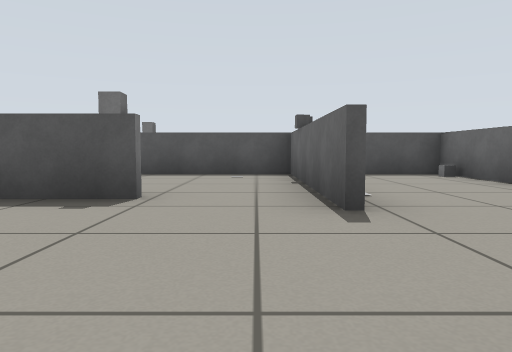
view 1 (above)

15 first-person views from a walk through a Gazebo world. The camera is 0.46 m above the floor, tilts 4° down and sees 70° across. The floor is counted in squares, 1 m on a side. Each view is taken from the middle of a square. On the plan, view 1 faces up. The plan holds only what a view shows up to about 9 squares ahead; the rest is blank. The robots in the file are not drawn.

view 2
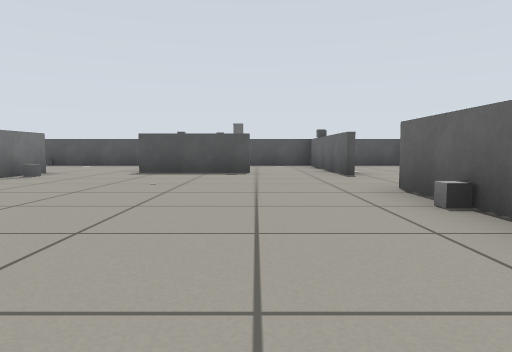

view 3
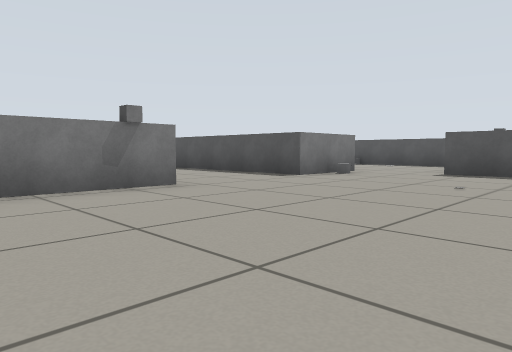

view 4
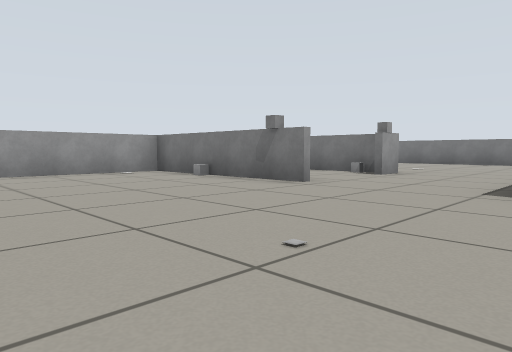

view 5
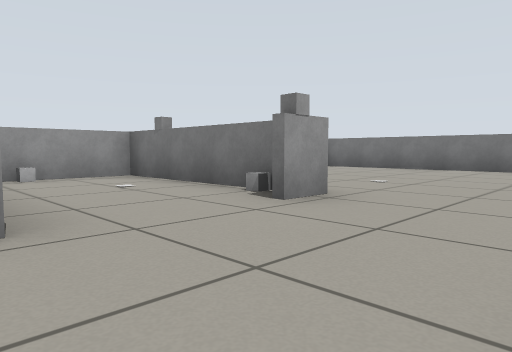

view 6
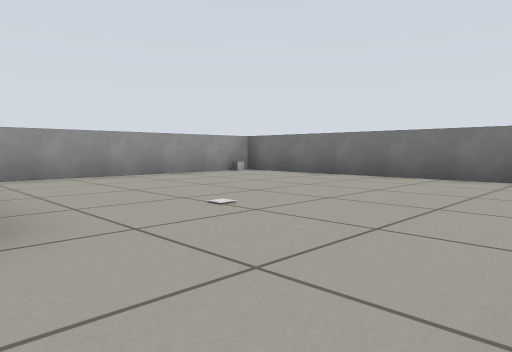

view 7
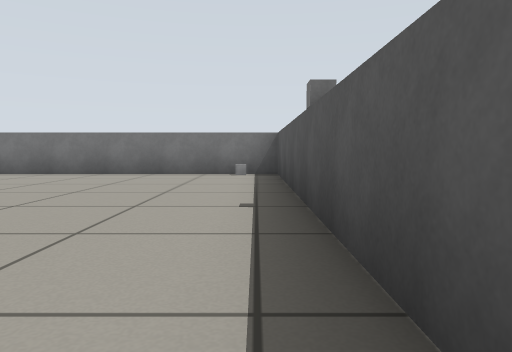

view 8
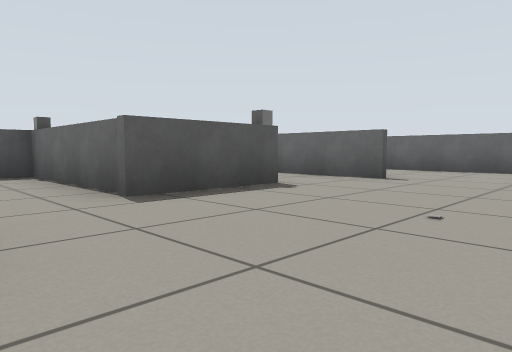

view 9
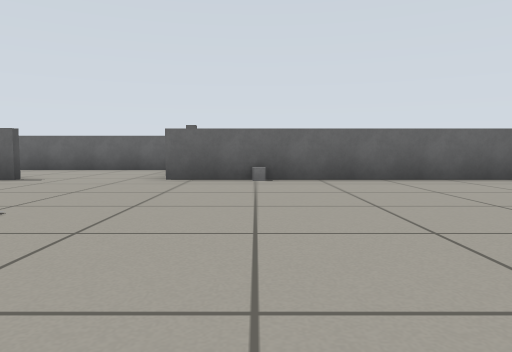

view 10
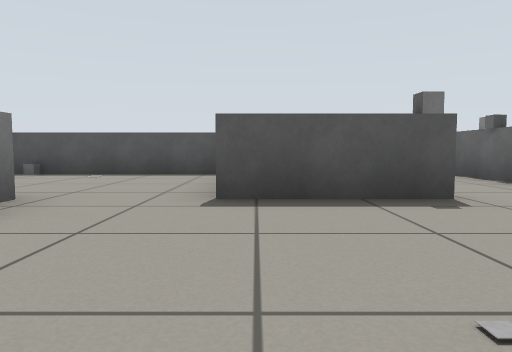

view 11
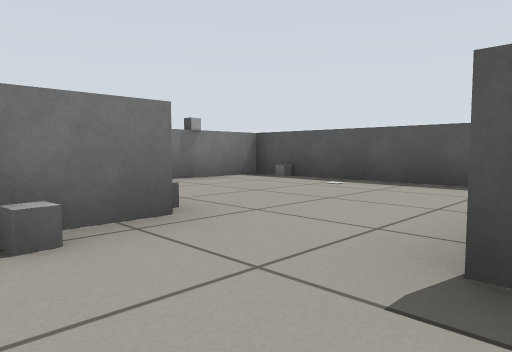

view 12
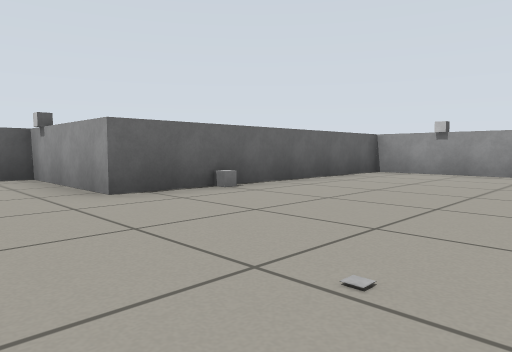

view 13
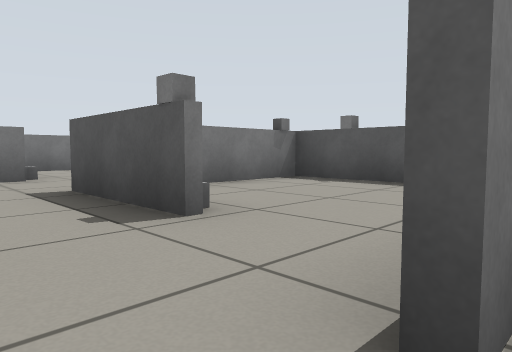

view 14
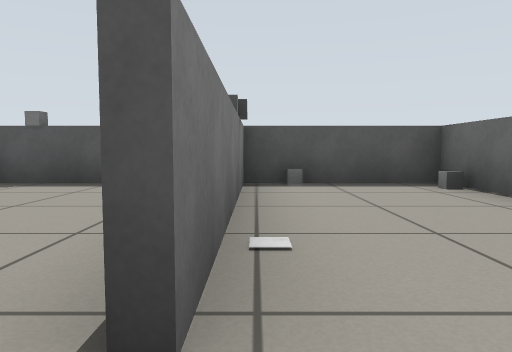

view 15
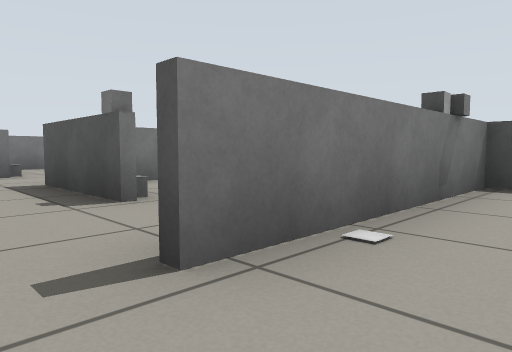

### Floor plan
Points are (right, up) in squares from view 1. A wall is a line through its corners. A room is listed if a view was taken in it or the views show most of it. See-through windows are left out.
Room 1 (views 1, 2, 3, 4, 5, 6, 7, 8, 9, 10, 11, 12, 13, 14)
walls: (-5.3, -1.2) (-5.3, -5.5); (-5.4, 1.4) (-13.5, 1.4); (-8.1, -2.4) (-8.1, -3.6); (-5.4, -5.4) (0.7, -5.4) (0.7, 0.4); (-5.3, 3.5) (-5.3, 2.6); (-1.4, 3.4) (-3.4, 3.4); (0.7, 2.7) (0.7, 7.1); (-3.1, 6.5) (-3.1, 4.5); (-14.1, 0.6) (-14.1, -4.5); (-13.5, -5.4) (-9.1, -5.4); (0.8, 7.1) (0.8, 5.4); (1.4, 7.1) (-1.5, 7.1)
ways out: opening at (1, 1.5) to room 2; opening at (-6.5, -3) to room 3; opening at (-4.5, 3)
objects: other object (-14, -5); other object (-14, 1); marker (-8, -2); marker (-5, -4); marker (-5, 2); marker (-2, 7); marker (-1, 4); marker (1, -1)
Room 2 (view 15)
walls: (0.8, 5.4) (0.8, 2.8); (0.7, 0.4) (3.6, 0.4) (3.6, 7.1) (1.4, 7.1)
ways out: opening at (1, 1.5) to room 1
objects: marker (2, 7); marker (3, 6)
Room 3 (no view inside)
walls: (-8.1, -3.6) (-8.1, -5.4) (-5.4, -5.4)
ways out: opening at (-6.5, -3) to room 1
objects: marker (-6, -5)

Where each view was taken, in squares from view 1:
view 1: 0 up, 0 right, facing up
view 2: 4 down, 1 left, facing up
view 3: 4 down, 1 left, facing up-left
view 4: 2 up, 1 left, facing down-left
view 5: 1 up, 5 left, facing down-left
view 6: 1 up, 8 left, facing down-left
view 7: 1 up, 7 left, facing left
view 8: 0 up, 5 left, facing up-right
view 9: 1 down, 5 left, facing right
view 10: 0 up, 3 left, facing up
view 11: 2 up, 3 left, facing up-left
view 12: 2 up, 3 left, facing down-right
view 13: 2 up, 1 right, facing up-left
view 14: 2 up, 1 right, facing up
view 15: 2 up, 2 right, facing up-left
